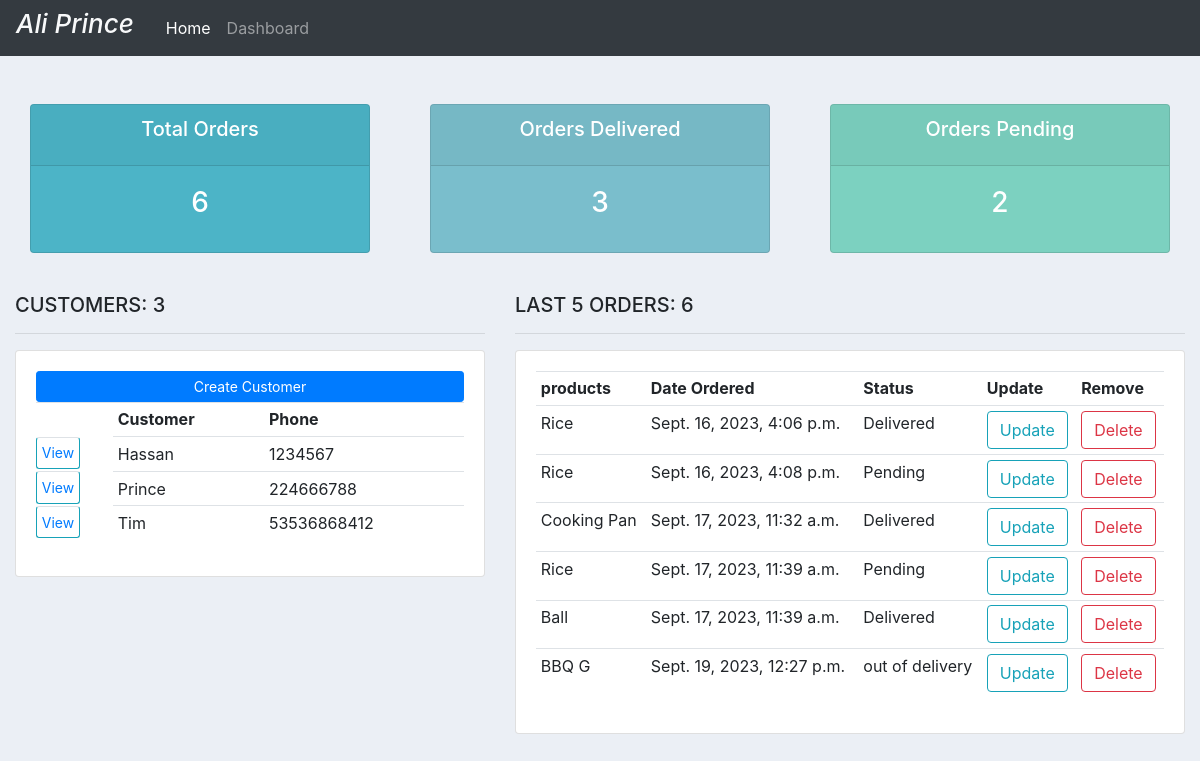
The page / on the database its author committed.
### accounts/models.py (models this page shows, shortened)
class Customer(models.Model):
    name = models.CharField(max_length=200, null=True)
    phone = models.IntegerField(null=True)
    email = models.EmailField(max_length=200, null=True)
    date_created =models.DateTimeField(auto_now_add=True, null=True)

class Order(models.Model):
    STATUS =(
        ('Pending', 'Pending'),
        ('out of delivery', 'out of delivery'),
        ('Delivered', 'Delivered'),
    )
    customer = models.ForeignKey(Customer, null=True, on_delete=models.SET_NULL)
    product = models.ForeignKey(Product, null=True, on_delete=models.SET_NULL)
    status =models.CharField(max_length=200, null=True, choices=STATUS)
    date_created = models.DateTimeField(auto_now_add=True, null=True)

class Product(models.Model):
    CATEGORY =(
        ('Indoor', 'Indoor'),
        ('Out Door', 'Out Door'),
    )
    name = models.CharField(max_length=200, null=True)
    price = models.IntegerField(null=True)
    category =models.CharField(max_length=200, null=True, choices=CATEGORY)
    desscription = models.TextField(null=True, blank=True)
    date_created = models.DateTimeField(auto_now_add=True, null=True)
    tag = models.ManyToManyField(Tag)
    def __str__(self):
        return self.name

### accounts/views.py (the view)
# urls.py: path('', views.dashboard, name= 'home'),
def dashboard(request):
    orders = Order.objects.all()
    customers = Customer.objects.all()
    total_customers = customers.count()
    total_orders = orders.count()
    orders_delivered = Order.objects.filter(status='Delivered')
    total_orders_delivered = orders_delivered.count()
    orders_pending = Order.objects.filter(status='Pending')
    total_orders_pending= orders_pending.count()
    contex = {"orders": orders, 'customers': customers, 'total_orders': total_orders, 'total_customers':total_customers, 'total_orders_delivered':total_orders_delivered, 'total_orders_pending': total_orders_pending}
    return render(request, 'accounts/dashboard.html', contex)

### accounts/templates/accounts/dashboard.html
{% extends 'accounts/main.html' %}
{% block content %}
<br>
{% include 'accounts/status.html' %}
<br>
<div class="row">
    <div class="col-5">
      <h5>CUSTOMERS: {{total_customers}}</h5>
      <hr>
      <div class="card card-body">
          <a class="btn btn-primary btn-sm btn-block" href="">Create Customer</a>
          <table class="table table-sm">
            <tr>
              <th></th>
                <th>Customer</th>
                <th>Phone</th>
            </tr>
            {% for customer in customers %}
            <tr>
              <td class="btn btn-sm btn-outline-info"><a href="{% url 'customer' customer.id %}">View</a></td>
              <td>{{customer.name}}</td>
              <td>{{customer.phone}}</td>
            </tr>
          {% endfor %}
            </table>
      </div>
    </div>
    <div class="col-7">
        <h5>LAST 5 ORDERS: {{total_orders}}</h5>
        <hr>
        <div class="card card-body">
            <table class="table table-sm">
              <tr>
                  <th>products</th>
                  <th>Date Ordered</th>
                  <th>Status</th>
                  <th>Update</th>
                  <th>Remove</th>
              </tr>
              {% for order in orders %}
                  <tr>
                  <td>{{order.product}}</td>
                  <td>{{order.date_created}}</td>
                  <td>{{order.status}}</td>
                  <td><a href="{% url 'update' order.id %}" class="btn btn-outline-info">Update</a></td>
                  <td><a href="{% url 'delete' order.id %}" class="btn btn-outline-danger">Delete</a></td>
                  </tr>
          {% endfor %}
              </table>
        </div>
    </div>
  </div>
{% endblock content %}

### accounts/templates/accounts/main.html (shortened to what this page needs)
{% load bootstrap4 %}
{% load static %}
<!DOCTYPE html>
<html lang="en">
<head>
    <link rel="stylesheet" href="https://cdn.jsdelivr.net/npm/bootstrap@4.4.1/dist/css/bootstrap.min.css">
    <link rel="stylesheet" href="{% static 'css/main.css' %}">
</head>
<body>
    {% include 'accounts/navbar.html' %}
    <div class="container-fluid">
        {% block content %}
        {% endblock content %}
</div>
</body>
</html>

### accounts/templates/accounts/navbar.html (shortened to what this page needs)
{% load static %}
<nav class="navbar navbar-expand-lg navbar-dark bg-dark">
  <h1 id="logo"><a href="{% url 'home' %}" class="text-light pr-4">Ali Prince</a></h1>
    <div class="collapse navbar-collapse" id="navbarNavAltMarkup">
      <div class="navbar-nav">
        <a class="nav-item nav-link active" href="{% url 'home' %}">Home</a>
        <a class="nav-item nav-link" href="{% url 'home' %}">Dashboard</a>
      </div>
    </div>
  </nav>

### accounts/templates/accounts/status.html
<br>
<div class="row">
    <div class="col">
        <div class="col-md">
        <div class="card text-center text-white mb-3" id='total-orders'>
            <div class="card-header">
                <h5 class="card-title">Total Orders</h5>
            </div>
            <div class="card-body">
                <h3 class="card-title">{{total_orders}}</h3>
            </div>
        </div>
        </div>
        </div>
        <div class="col">
            <div class="col-md">
            <div class="card text-center text-white mb-3" id='orders-delivered'>
                <div class="card-header">
                    <h5 class="card-title">Orders Delivered</h5>
                </div>
                <div class="card-body">
                    <h3 class="card-title">{{total_orders_delivered}}</h3>
                </div>
            </div>
            </div>
            </div>
            <div class="col">
                <div class="col-md">
                <div class="card text-center text-white mb-3" id='orders-pending'>
                    <div class="card-header">
                        <h5 class="card-title">Orders Pending</h5>
                    </div>
                    <div class="card-body">
                        <h3 class="card-title">{{total_orders_pending}}</h3>
                    </div>
                </div>
                </div>
                </div>
  </div>

### static/css/main.css (style rules this page uses)
body { background-color: #ebeff5; }
#total-orders { background-color: #4cb4c7; }
#orders-delivered { background-color: #7abecc; }
#orders-pending { background-color: #7CD1C0; }
#logo { font-style: italic; font-size: 26px; }

### rows shown on the page
Customer: name "Hassan", phone "1234567"
Customer: name "Prince", phone "224666788"
Customer: name "Tim", phone "53536868412"
Order: product "Rice", date_created "Sept. 16, 2023, 4:06 p.m.", status "Delivered"
Order: product "Rice", date_created "Sept. 16, 2023, 4:08 p.m.", status "Pending"
Order: product "Cooking Pan", date_created "Sept. 17, 2023, 11:32 a.m.", status "Delivered"
Order: product "Rice", date_created "Sept. 17, 2023, 11:39 a.m.", status "Pending"
Order: product "Ball", date_created "Sept. 17, 2023, 11:39 a.m.", status "Delivered"
Order: product "BBQ G", date_created "Sept. 19, 2023, 12:27 p.m.", status "out of delivery"

### other values the page prints
{{ total_orders }} "6"
{{ total_orders_delivered }} "3"
{{ total_orders_pending }} "2"
{{ total_customers }} "3"
